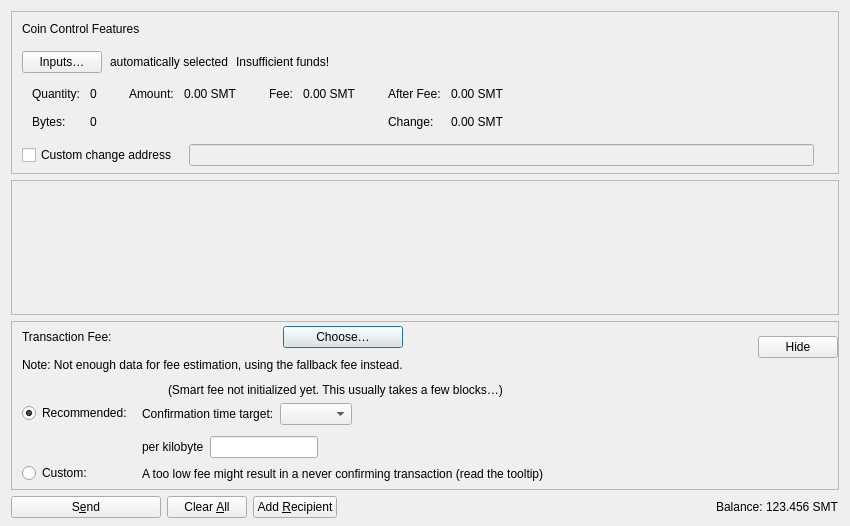
<?xml version="1.0" encoding="UTF-8"?>
<ui version="4.0">
 <class>SendCoinsDialog</class>
 <widget class="QDialog" name="SendCoinsDialog">
  <property name="geometry">
   <rect>
    <x>0</x>
    <y>0</y>
    <width>850</width>
    <height>526</height>
   </rect>
  </property>
  <property name="windowTitle">
   <string>Send Coins</string>
  </property>
  <layout class="QVBoxLayout" name="verticalLayout" stretch="0,1,0,0">
   <property name="bottomMargin">
    <number>8</number>
   </property>
   <item>
    <widget class="QFrame" name="frameCoinControl">
     <property name="sizePolicy">
      <sizepolicy hsizetype="Expanding" vsizetype="Expanding">
       <horstretch>0</horstretch>
       <verstretch>0</verstretch>
      </sizepolicy>
     </property>
     <property name="maximumSize">
      <size>
       <width>16777215</width>
       <height>16777215</height>
      </size>
     </property>
     <property name="frameShape">
      <enum>QFrame::StyledPanel</enum>
     </property>
     <property name="frameShadow">
      <enum>QFrame::Sunken</enum>
     </property>
     <layout class="QVBoxLayout" name="verticalLayoutCoinControl2">
      <property name="spacing">
       <number>0</number>
      </property>
      <property name="leftMargin">
       <number>0</number>
      </property>
      <property name="topMargin">
       <number>0</number>
      </property>
      <property name="rightMargin">
       <number>0</number>
      </property>
      <property name="bottomMargin">
       <number>6</number>
      </property>
      <item>
       <layout class="QVBoxLayout" name="verticalLayoutCoinControl" stretch="0,0,0,0,1">
        <property name="spacing">
         <number>0</number>
        </property>
        <property name="leftMargin">
         <number>10</number>
        </property>
        <property name="topMargin">
         <number>10</number>
        </property>
        <item>
         <layout class="QHBoxLayout" name="horizontalLayoutCoinControl1">
          <property name="bottomMargin">
           <number>15</number>
          </property>
          <item>
           <widget class="QLabel" name="labelCoinControlFeatures">
            <property name="sizePolicy">
             <sizepolicy hsizetype="Preferred" vsizetype="Maximum">
              <horstretch>0</horstretch>
              <verstretch>0</verstretch>
             </sizepolicy>
            </property>
            <property name="text">
             <string>Coin Control Features</string>
            </property>
           </widget>
          </item>
         </layout>
        </item>
        <item>
         <layout class="QHBoxLayout" name="horizontalLayoutCoinControl2" stretch="0,0,0,0">
          <property name="spacing">
           <number>8</number>
          </property>
          <property name="bottomMargin">
           <number>10</number>
          </property>
          <item>
           <widget class="QPushButton" name="pushButtonCoinControl">
            <property name="styleSheet">
             <string notr="true"/>
            </property>
            <property name="text">
             <string>Inputs…</string>
            </property>
            <property name="autoDefault">
             <bool>false</bool>
            </property>
           </widget>
          </item>
          <item>
           <widget class="QLabel" name="labelCoinControlAutomaticallySelected">
            <property name="text">
             <string>automatically selected</string>
            </property>
            <property name="margin">
             <number>5</number>
            </property>
           </widget>
          </item>
          <item>
           <widget class="QLabel" name="labelCoinControlInsuffFunds">
            <property name="text">
             <string>Insufficient funds!</string>
            </property>
            <property name="margin">
             <number>5</number>
            </property>
           </widget>
          </item>
          <item>
           <spacer name="horizontalSpacerCoinControl">
            <property name="orientation">
             <enum>Qt::Horizontal</enum>
            </property>
            <property name="sizeHint" stdset="0">
             <size>
              <width>40</width>
              <height>1</height>
             </size>
            </property>
           </spacer>
          </item>
         </layout>
        </item>
        <item>
         <widget class="QWidget" name="widgetCoinControl" native="true">
          <property name="sizePolicy">
           <sizepolicy hsizetype="Preferred" vsizetype="Preferred">
            <horstretch>0</horstretch>
            <verstretch>0</verstretch>
           </sizepolicy>
          </property>
          <property name="minimumSize">
           <size>
            <width>0</width>
            <height>0</height>
           </size>
          </property>
          <property name="styleSheet">
           <string notr="true"/>
          </property>
          <layout class="QHBoxLayout" name="horizontalLayoutCoinControl5">
           <property name="leftMargin">
            <number>0</number>
           </property>
           <property name="topMargin">
            <number>0</number>
           </property>
           <property name="rightMargin">
            <number>0</number>
           </property>
           <property name="bottomMargin">
            <number>0</number>
           </property>
           <item>
            <layout class="QHBoxLayout" name="horizontalLayoutCoinControl3" stretch="0,0,0,1">
             <property name="spacing">
              <number>20</number>
             </property>
             <property name="topMargin">
              <number>0</number>
             </property>
             <property name="bottomMargin">
              <number>10</number>
             </property>
             <item>
              <layout class="QFormLayout" name="formLayoutCoinControl1">
               <property name="labelAlignment">
                <set>Qt::AlignLeft|Qt::AlignVCenter</set>
               </property>
               <property name="horizontalSpacing">
                <number>10</number>
               </property>
               <property name="verticalSpacing">
                <number>14</number>
               </property>
               <property name="leftMargin">
                <number>10</number>
               </property>
               <property name="topMargin">
                <number>4</number>
               </property>
               <property name="rightMargin">
                <number>6</number>
               </property>
               <item row="0" column="0">
                <widget class="QLabel" name="labelCoinControlQuantityText">
                 <property name="text">
                  <string>Quantity:</string>
                 </property>
                 <property name="margin">
                  <number>0</number>
                 </property>
                </widget>
               </item>
               <item row="0" column="1">
                <widget class="QLabel" name="labelCoinControlQuantity">
                 <property name="cursor">
                  <cursorShape>IBeamCursor</cursorShape>
                 </property>
                 <property name="contextMenuPolicy">
                  <enum>Qt::ActionsContextMenu</enum>
                 </property>
                 <property name="text">
                  <string notr="true">0</string>
                 </property>
                 <property name="margin">
                  <number>0</number>
                 </property>
                 <property name="textInteractionFlags">
                  <set>Qt::LinksAccessibleByMouse|Qt::TextSelectableByKeyboard|Qt::TextSelectableByMouse</set>
                 </property>
                </widget>
               </item>
               <item row="1" column="0">
                <widget class="QLabel" name="labelCoinControlBytesText">
                 <property name="text">
                  <string>Bytes:</string>
                 </property>
                </widget>
               </item>
               <item row="1" column="1">
                <widget class="QLabel" name="labelCoinControlBytes">
                 <property name="cursor">
                  <cursorShape>IBeamCursor</cursorShape>
                 </property>
                 <property name="contextMenuPolicy">
                  <enum>Qt::ActionsContextMenu</enum>
                 </property>
                 <property name="text">
                  <string notr="true">0</string>
                 </property>
                 <property name="textInteractionFlags">
                  <set>Qt::LinksAccessibleByMouse|Qt::TextSelectableByKeyboard|Qt::TextSelectableByMouse</set>
                 </property>
                </widget>
               </item>
              </layout>
             </item>
             <item>
              <layout class="QFormLayout" name="formLayoutCoinControl2">
               <property name="horizontalSpacing">
                <number>10</number>
               </property>
               <property name="verticalSpacing">
                <number>14</number>
               </property>
               <property name="leftMargin">
                <number>6</number>
               </property>
               <property name="topMargin">
                <number>4</number>
               </property>
               <property name="rightMargin">
                <number>6</number>
               </property>
               <item row="0" column="0">
                <widget class="QLabel" name="labelCoinControlAmountText">
                 <property name="text">
                  <string>Amount:</string>
                 </property>
                 <property name="margin">
                  <number>0</number>
                 </property>
                </widget>
               </item>
               <item row="0" column="1">
                <widget class="QLabel" name="labelCoinControlAmount">
                 <property name="cursor">
                  <cursorShape>IBeamCursor</cursorShape>
                 </property>
                 <property name="contextMenuPolicy">
                  <enum>Qt::ActionsContextMenu</enum>
                 </property>
                 <property name="text">
                  <string notr="true">0.00 SMT</string>
                 </property>
                 <property name="textInteractionFlags">
                  <set>Qt::LinksAccessibleByMouse|Qt::TextSelectableByKeyboard|Qt::TextSelectableByMouse</set>
                 </property>
                </widget>
               </item>
              </layout>
             </item>
             <item>
              <layout class="QFormLayout" name="formLayoutCoinControl3">
               <property name="horizontalSpacing">
                <number>10</number>
               </property>
               <property name="verticalSpacing">
                <number>14</number>
               </property>
               <property name="leftMargin">
                <number>6</number>
               </property>
               <property name="topMargin">
                <number>4</number>
               </property>
               <property name="rightMargin">
                <number>6</number>
               </property>
               <item row="0" column="0">
                <widget class="QLabel" name="labelCoinControlFeeText">
                 <property name="text">
                  <string>Fee:</string>
                 </property>
                 <property name="margin">
                  <number>0</number>
                 </property>
                </widget>
               </item>
               <item row="0" column="1">
                <widget class="QLabel" name="labelCoinControlFee">
                 <property name="cursor">
                  <cursorShape>IBeamCursor</cursorShape>
                 </property>
                 <property name="contextMenuPolicy">
                  <enum>Qt::ActionsContextMenu</enum>
                 </property>
                 <property name="text">
                  <string notr="true">0.00 SMT</string>
                 </property>
                 <property name="textInteractionFlags">
                  <set>Qt::LinksAccessibleByMouse|Qt::TextSelectableByKeyboard|Qt::TextSelectableByMouse</set>
                 </property>
                </widget>
               </item>
              </layout>
             </item>
             <item>
              <layout class="QFormLayout" name="formLayoutCoinControl4">
               <property name="labelAlignment">
                <set>Qt::AlignLeft|Qt::AlignVCenter</set>
               </property>
               <property name="horizontalSpacing">
                <number>10</number>
               </property>
               <property name="verticalSpacing">
                <number>14</number>
               </property>
               <property name="leftMargin">
                <number>6</number>
               </property>
               <property name="topMargin">
                <number>4</number>
               </property>
               <property name="rightMargin">
                <number>6</number>
               </property>
               <item row="0" column="0">
                <widget class="QLabel" name="labelCoinControlAfterFeeText">
                 <property name="text">
                  <string>After Fee:</string>
                 </property>
                 <property name="margin">
                  <number>0</number>
                 </property>
                </widget>
               </item>
               <item row="0" column="1">
                <widget class="QLabel" name="labelCoinControlAfterFee">
                 <property name="cursor">
                  <cursorShape>IBeamCursor</cursorShape>
                 </property>
                 <property name="contextMenuPolicy">
                  <enum>Qt::ActionsContextMenu</enum>
                 </property>
                 <property name="text">
                  <string notr="true">0.00 SMT</string>
                 </property>
                 <property name="textInteractionFlags">
                  <set>Qt::LinksAccessibleByMouse|Qt::TextSelectableByKeyboard|Qt::TextSelectableByMouse</set>
                 </property>
                </widget>
               </item>
               <item row="1" column="0">
                <widget class="QLabel" name="labelCoinControlChangeText">
                 <property name="text">
                  <string>Change:</string>
                 </property>
                </widget>
               </item>
               <item row="1" column="1">
                <widget class="QLabel" name="labelCoinControlChange">
                 <property name="cursor">
                  <cursorShape>IBeamCursor</cursorShape>
                 </property>
                 <property name="contextMenuPolicy">
                  <enum>Qt::ActionsContextMenu</enum>
                 </property>
                 <property name="text">
                  <string notr="true">0.00 SMT</string>
                 </property>
                 <property name="textInteractionFlags">
                  <set>Qt::LinksAccessibleByMouse|Qt::TextSelectableByKeyboard|Qt::TextSelectableByMouse</set>
                 </property>
                </widget>
               </item>
              </layout>
             </item>
            </layout>
           </item>
          </layout>
         </widget>
        </item>
        <item>
         <layout class="QHBoxLayout" name="horizontalLayoutCoinControl4" stretch="0,0,0">
          <property name="spacing">
           <number>12</number>
          </property>
          <property name="sizeConstraint">
           <enum>QLayout::SetDefaultConstraint</enum>
          </property>
          <property name="topMargin">
           <number>5</number>
          </property>
          <property name="rightMargin">
           <number>5</number>
          </property>
          <item>
           <widget class="QCheckBox" name="checkBoxCoinControlChange">
            <property name="toolTip">
             <string>If this is activated, but the change address is empty or invalid, change will be sent to a newly generated address.</string>
            </property>
            <property name="text">
             <string>Custom change address</string>
            </property>
           </widget>
          </item>
          <item>
           <widget class="QValidatedLineEdit" name="lineEditCoinControlChange">
            <property name="enabled">
             <bool>false</bool>
            </property>
            <property name="sizePolicy">
             <sizepolicy hsizetype="Expanding" vsizetype="Fixed">
              <horstretch>0</horstretch>
              <verstretch>0</verstretch>
             </sizepolicy>
            </property>
           </widget>
          </item>
          <item>
           <widget class="QLabel" name="labelCoinControlChangeLabel">
            <property name="sizePolicy">
             <sizepolicy hsizetype="Preferred" vsizetype="Expanding">
              <horstretch>0</horstretch>
              <verstretch>0</verstretch>
             </sizepolicy>
            </property>
            <property name="minimumSize">
             <size>
              <width>0</width>
              <height>0</height>
             </size>
            </property>
            <property name="text">
             <string/>
            </property>
            <property name="margin">
             <number>3</number>
            </property>
           </widget>
          </item>
         </layout>
        </item>
        <item>
         <spacer name="verticalSpacerCoinControl">
          <property name="orientation">
           <enum>Qt::Vertical</enum>
          </property>
          <property name="sizeHint" stdset="0">
           <size>
            <width>800</width>
            <height>1</height>
           </size>
          </property>
         </spacer>
        </item>
       </layout>
      </item>
     </layout>
    </widget>
   </item>
   <item>
    <widget class="QScrollArea" name="scrollArea">
     <property name="widgetResizable">
      <bool>true</bool>
     </property>
     <widget class="QWidget" name="scrollAreaWidgetContents">
      <property name="geometry">
       <rect>
        <x>0</x>
        <y>0</y>
        <width>830</width>
        <height>104</height>
       </rect>
      </property>
      <layout class="QVBoxLayout" name="verticalLayout_2" stretch="0,1">
       <property name="leftMargin">
        <number>0</number>
       </property>
       <property name="topMargin">
        <number>0</number>
       </property>
       <property name="rightMargin">
        <number>0</number>
       </property>
       <property name="bottomMargin">
        <number>0</number>
       </property>
       <item>
        <layout class="QVBoxLayout" name="entries">
         <property name="spacing">
          <number>6</number>
         </property>
        </layout>
       </item>
       <item>
        <spacer name="verticalSpacer">
         <property name="orientation">
          <enum>Qt::Vertical</enum>
         </property>
         <property name="sizeHint" stdset="0">
          <size>
           <width>20</width>
           <height>40</height>
          </size>
         </property>
        </spacer>
       </item>
      </layout>
     </widget>
    </widget>
   </item>
   <item>
    <widget class="QFrame" name="frameFee">
     <property name="sizePolicy">
      <sizepolicy hsizetype="Expanding" vsizetype="Expanding">
       <horstretch>0</horstretch>
       <verstretch>0</verstretch>
      </sizepolicy>
     </property>
     <property name="maximumSize">
      <size>
       <width>16777215</width>
       <height>16777215</height>
      </size>
     </property>
     <property name="frameShape">
      <enum>QFrame::StyledPanel</enum>
     </property>
     <property name="frameShadow">
      <enum>QFrame::Sunken</enum>
     </property>
     <layout class="QVBoxLayout" name="verticalLayoutFee1">
      <property name="spacing">
       <number>0</number>
      </property>
      <property name="leftMargin">
       <number>0</number>
      </property>
      <property name="topMargin">
       <number>0</number>
      </property>
      <property name="rightMargin">
       <number>0</number>
      </property>
      <property name="bottomMargin">
       <number>0</number>
      </property>
      <item>
       <layout class="QVBoxLayout" name="verticalLayoutFee2" stretch="0,0,0">
        <property name="spacing">
         <number>0</number>
        </property>
        <property name="leftMargin">
         <number>10</number>
        </property>
        <property name="topMargin">
         <number>0</number>
        </property>
        <item>
         <layout class="QHBoxLayout" name="horizontalLayoutFee1">
          <property name="bottomMargin">
           <number>0</number>
          </property>
          <item>
           <layout class="QVBoxLayout" name="verticalLayoutFee7">
            <property name="spacing">
             <number>0</number>
            </property>
            <item>
             <spacer name="verticalSpacerSmartFee">
              <property name="orientation">
               <enum>Qt::Vertical</enum>
              </property>
              <property name="sizeType">
               <enum>QSizePolicy::Fixed</enum>
              </property>
              <property name="sizeHint" stdset="0">
               <size>
                <width>1</width>
                <height>4</height>
               </size>
              </property>
             </spacer>
            </item>
            <item>
             <layout class="QHBoxLayout" name="horizontalLayoutSmartFee">
              <property name="spacing">
               <number>10</number>
              </property>
              <item>
               <widget class="QLabel" name="labelFeeHeadline">
                <property name="sizePolicy">
                 <sizepolicy hsizetype="Preferred" vsizetype="Maximum">
                  <horstretch>0</horstretch>
                  <verstretch>0</verstretch>
                 </sizepolicy>
                </property>
                <property name="text">
                 <string>Transaction Fee:</string>
                </property>
               </widget>
              </item>
              <item>
               <widget class="QLabel" name="labelFeeMinimized">
                <property name="text">
                 <string/>
                </property>
               </widget>
              </item>
              <item>
               <widget class="QPushButton" name="buttonChooseFee">
                <property name="text">
                 <string>Choose…</string>
                </property>
               </widget>
              </item>
             </layout>
            </item>
            <item>
             <spacer name="verticalSpacer_7">
              <property name="orientation">
               <enum>Qt::Vertical</enum>
              </property>
              <property name="sizeHint" stdset="0">
               <size>
                <width>1</width>
                <height>10</height>
               </size>
              </property>
             </spacer>
            </item>
            <item>
             <widget class="QLabel" name="fallbackFeeWarningLabel">
              <property name="toolTip">
               <string>Using the fallbackfee can result in sending a transaction that will take several hours or days (or never) to confirm. Consider choosing your fee manually or wait until you have validated the complete chain.</string>
              </property>
              <property name="text">
               <string>Note: Not enough data for fee estimation, using the fallback fee instead.</string>
              </property>
              <property name="wordWrap">
               <bool>false</bool>
              </property>
             </widget>
            </item>
            <item>
             <spacer name="verticalSpacer_5">
              <property name="orientation">
               <enum>Qt::Vertical</enum>
              </property>
              <property name="sizeHint" stdset="0">
               <size>
                <width>1</width>
                <height>1</height>
               </size>
              </property>
             </spacer>
            </item>
           </layout>
          </item>
          <item>
           <spacer name="horizontalSpacer_4">
            <property name="orientation">
             <enum>Qt::Horizontal</enum>
            </property>
            <property name="sizeHint" stdset="0">
             <size>
              <width>1</width>
              <height>1</height>
             </size>
            </property>
           </spacer>
          </item>
          <item>
           <widget class="QPushButton" name="buttonMinimizeFee">
            <property name="toolTip">
             <string>Hide transaction fee settings</string>
            </property>
            <property name="text">
             <string>Hide</string>
            </property>
           </widget>
          </item>
         </layout>
        </item>
        <item>
         <widget class="QFrame" name="frameFeeSelection">
          <layout class="QVBoxLayout" name="verticalLayoutFee12">
           <property name="spacing">
            <number>0</number>
           </property>
           <property name="leftMargin">
            <number>0</number>
           </property>
           <property name="topMargin">
            <number>0</number>
           </property>
           <property name="rightMargin">
            <number>0</number>
           </property>
           <property name="bottomMargin">
            <number>0</number>
           </property>
           <item>
            <layout class="QGridLayout" name="gridLayoutFee">
             <property name="topMargin">
              <number>10</number>
             </property>
             <property name="bottomMargin">
              <number>4</number>
             </property>
             <property name="horizontalSpacing">
              <number>10</number>
             </property>
             <property name="verticalSpacing">
              <number>4</number>
             </property>
             <item row="1" column="1">
              <layout class="QVBoxLayout" name="verticalLayoutFee8">
               <property name="spacing">
                <number>6</number>
               </property>
               <property name="topMargin">
                <number>3</number>
               </property>
               <item>
                <layout class="QHBoxLayout" name="horizontalLayoutFee13" stretch="0,0,1">
                 <item>
                  <widget class="QLabel" name="labelCustomPerKilobyte">
                   <property name="toolTip">
                    <string>If the custom fee is set to 1000 duffs and the transaction is only 250 bytes, then &quot;per kilobyte&quot; only pays 250 duffs in fee,&lt;br /&gt;while &quot;at least&quot; pays 1000 duffs. For transactions bigger than a kilobyte both pay by kilobyte.</string>
                   </property>
                   <property name="text">
                    <string>per kilobyte</string>
                   </property>
                  </widget>
                 </item>
                 <item>
                  <widget class="BitcoinAmountField" name="customFee"/>
                 </item>
                 <item>
                  <spacer name="horizontalSpacer_6">
                   <property name="orientation">
                    <enum>Qt::Horizontal</enum>
                   </property>
                   <property name="sizeHint" stdset="0">
                    <size>
                     <width>1</width>
                     <height>1</height>
                    </size>
                   </property>
                  </spacer>
                 </item>
                </layout>
               </item>
               <item>
                <layout class="QHBoxLayout" name="horizontalLayoutFee8">
                 <item>
                  <widget class="QLabel" name="labelCustomFeeWarning">
                   <property name="enabled">
                    <bool>true</bool>
                   </property>
                   <property name="toolTip">
                    <string>When there is less transaction volume than space in the blocks, miners as well as relaying nodes may enforce a minimum fee. Paying only this minimum fee is just fine, but be aware that this can result in a never confirming transaction once there is more demand for smartiecoin transactions than the network can process.</string>
                   </property>
                   <property name="text">
                    <string>A too low fee might result in a never confirming transaction (read the tooltip)</string>
                   </property>
                  </widget>
                 </item>
                 <item>
                  <spacer name="horizontalSpacer_2">
                   <property name="orientation">
                    <enum>Qt::Horizontal</enum>
                   </property>
                   <property name="sizeHint" stdset="0">
                    <size>
                     <width>1</width>
                     <height>1</height>
                    </size>
                   </property>
                  </spacer>
                 </item>
                </layout>
               </item>
              </layout>
             </item>
             <item row="0" column="0">
              <layout class="QVBoxLayout" name="verticalLayoutFee4" stretch="0,1">
               <property name="topMargin">
                <number>20</number>
               </property>
               <property name="bottomMargin">
                <number>3</number>
               </property>
               <item>
                <widget class="QRadioButton" name="radioSmartFee">
                 <property name="text">
                  <string>Recommended:</string>
                 </property>
                 <property name="checked">
                  <bool>true</bool>
                 </property>
                 <attribute name="buttonGroup">
                  <string notr="true">groupFee</string>
                 </attribute>
                </widget>
               </item>
               <item>
                <spacer name="verticalSpacer_2">
                 <property name="orientation">
                  <enum>Qt::Vertical</enum>
                 </property>
                 <property name="sizeHint" stdset="0">
                  <size>
                   <width>1</width>
                   <height>1</height>
                  </size>
                 </property>
                </spacer>
               </item>
              </layout>
             </item>
             <item row="1" column="0">
              <layout class="QVBoxLayout" name="verticalLayoutFee9" stretch="0,1">
               <property name="topMargin">
                <number>30</number>
               </property>
               <item>
                <widget class="QRadioButton" name="radioCustomFee">
                 <property name="text">
                  <string>Custom:</string>
                 </property>
                 <attribute name="buttonGroup">
                  <string notr="true">groupFee</string>
                 </attribute>
                </widget>
               </item>
               <item>
                <spacer name="verticalSpacer_6">
                 <property name="orientation">
                  <enum>Qt::Vertical</enum>
                 </property>
                 <property name="sizeHint" stdset="0">
                  <size>
                   <width>1</width>
                   <height>1</height>
                  </size>
                 </property>
                </spacer>
               </item>
              </layout>
             </item>
             <item row="0" column="1">
              <layout class="QVBoxLayout" name="verticalLayoutFee3" stretch="0,0,1">
               <property name="spacing">
                <number>6</number>
               </property>
               <property name="topMargin">
                <number>0</number>
               </property>
               <property name="bottomMargin">
                <number>3</number>
               </property>
               <item>
                <layout class="QHBoxLayout" name="horizontalLayoutFee12">
                 <item>
                  <widget class="QLabel" name="labelSmartFee">
                   <property name="text">
                    <string/>
                   </property>
                  </widget>
                 </item>
                 <item>
                  <widget class="QLabel" name="labelFeeEstimation">
                   <property name="text">
                    <string/>
                   </property>
                  </widget>
                 </item>
                 <item>
                  <widget class="QLabel" name="labelSmartFee2">
                   <property name="text">
                    <string>(Smart fee not initialized yet. This usually takes a few blocks…)</string>
                   </property>
                  </widget>
                 </item>
                 <item>
                  <spacer name="horizontalSpacer_5">
                   <property name="orientation">
                    <enum>Qt::Horizontal</enum>
                   </property>
                   <property name="sizeHint" stdset="0">
                    <size>
                     <width>1</width>
                     <height>1</height>
                    </size>
                   </property>
                  </spacer>
                 </item>
                </layout>
               </item>
               <item>
                <layout class="QHBoxLayout" name="horizontalLayoutFee9">
                 <item>
                  <layout class="QVBoxLayout" name="verticalLayoutFee6">
                   <item>
                    <widget class="QLabel" name="labelSmartFee3">
                     <property name="text">
                      <string>Confirmation time target:</string>
                     </property>
                    </widget>
                   </item>
                  </layout>
                 </item>
                 <item>
                  <layout class="QVBoxLayout" name="verticalLayoutFee5">
                   <property name="rightMargin">
                    <number>30</number>
                   </property>
                   <item>
                    <layout class="QHBoxLayout" name="horizontalLayoutConfTarget">
                     <property name="bottomMargin">
                      <number>0</number>
                     </property>
                     <item>
                      <widget class="QComboBox" name="confTargetSelector"/>
                     </item>
                     <item>
                      <spacer name="horizontalSpacerConfTarget">
                       <property name="orientation">
                        <enum>Qt::Horizontal</enum>
                       </property>
                       <property name="sizeHint" stdset="0">
                        <size>
                         <width>40</width>
                         <height>20</height>
                        </size>
                       </property>
                      </spacer>
                     </item>
                    </layout>
                   </item>
                  </layout>
                 </item>
                </layout>
               </item>
               <item>
                <spacer name="verticalSpacer_4">
                 <property name="orientation">
                  <enum>Qt::Vertical</enum>
                 </property>
                 <property name="sizeHint" stdset="0">
                  <size>
                   <width>1</width>
                   <height>1</height>
                  </size>
                 </property>
                </spacer>
               </item>
              </layout>
             </item>
            </layout>
           </item>
          </layout>
         </widget>
        </item>
        <item>
         <spacer name="verticalSpacerFee">
          <property name="orientation">
           <enum>Qt::Vertical</enum>
          </property>
          <property name="sizeHint" stdset="0">
           <size>
            <width>800</width>
            <height>1</height>
           </size>
          </property>
         </spacer>
        </item>
       </layout>
      </item>
     </layout>
    </widget>
   </item>
   <item>
    <layout class="QHBoxLayout" name="horizontalLayout">
     <item>
      <widget class="QPushButton" name="sendButton">
       <property name="minimumSize">
        <size>
         <width>150</width>
         <height>0</height>
        </size>
       </property>
       <property name="toolTip">
        <string>Confirm the send action</string>
       </property>
       <property name="text">
        <string>S&amp;end</string>
       </property>
       <property name="autoDefault">
        <bool>false</bool>
       </property>
       <property name="default">
        <bool>false</bool>
       </property>
      </widget>
     </item>
     <item>
      <widget class="QPushButton" name="clearButton">
       <property name="sizePolicy">
        <sizepolicy hsizetype="Minimum" vsizetype="Fixed">
         <horstretch>0</horstretch>
         <verstretch>0</verstretch>
        </sizepolicy>
       </property>
       <property name="toolTip">
        <string>Clear all fields of the form.</string>
       </property>
       <property name="text">
        <string>Clear &amp;All</string>
       </property>
       <property name="autoDefault">
        <bool>false</bool>
       </property>
      </widget>
     </item>
     <item>
      <widget class="QPushButton" name="addButton">
       <property name="toolTip">
        <string>Send to multiple recipients at once</string>
       </property>
       <property name="text">
        <string>Add &amp;Recipient</string>
       </property>
       <property name="autoDefault">
        <bool>false</bool>
       </property>
      </widget>
     </item>
     <item>
      <spacer name="horizontalSpacer">
       <property name="orientation">
        <enum>Qt::Horizontal</enum>
       </property>
       <property name="sizeHint" stdset="0">
        <size>
         <width>40</width>
         <height>20</height>
        </size>
       </property>
      </spacer>
     </item>
     <item>
      <layout class="QHBoxLayout" name="horizontalLayout_2">
       <property name="spacing">
        <number>3</number>
       </property>
       <item>
        <widget class="QLabel" name="labelBalanceName">
         <property name="text">
          <string>Balance:</string>
         </property>
        </widget>
       </item>
       <item>
        <widget class="QLabel" name="labelBalance">
         <property name="sizePolicy">
          <sizepolicy hsizetype="Preferred" vsizetype="Preferred">
           <horstretch>0</horstretch>
           <verstretch>0</verstretch>
          </sizepolicy>
         </property>
         <property name="cursor">
          <cursorShape>IBeamCursor</cursorShape>
         </property>
         <property name="text">
          <string notr="true">123.456 SMT</string>
         </property>
         <property name="textInteractionFlags">
          <set>Qt::LinksAccessibleByMouse|Qt::TextSelectableByKeyboard|Qt::TextSelectableByMouse</set>
         </property>
        </widget>
       </item>
      </layout>
     </item>
    </layout>
   </item>
  </layout>
 </widget>
 <customwidgets>
  <customwidget>
   <class>QValidatedLineEdit</class>
   <extends>QLineEdit</extends>
   <header>qt/qvalidatedlineedit.h</header>
  </customwidget>
  <customwidget>
   <class>BitcoinAmountField</class>
   <extends>QLineEdit</extends>
   <header>qt/bitcoinamountfield.h</header>
   <container>1</container>
  </customwidget>
 </customwidgets>
 <resources>
  <include location="../smartiecoin.qrc"/>
 </resources>
 <connections/>
 <buttongroups>
  <buttongroup name="groupFee"/>
 </buttongroups>
</ui>
